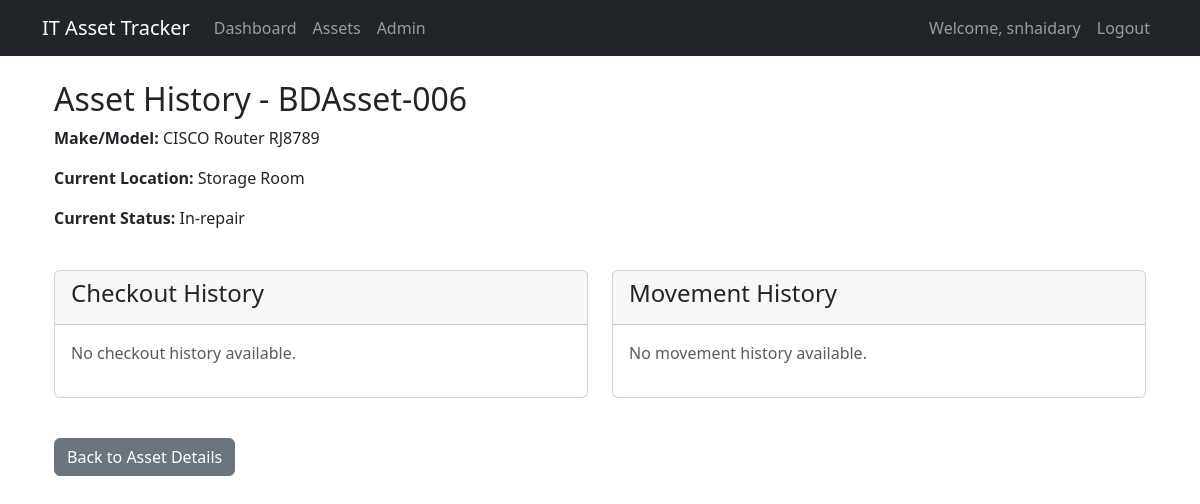
The app's page /assets/7/history/ (signed in), older data.
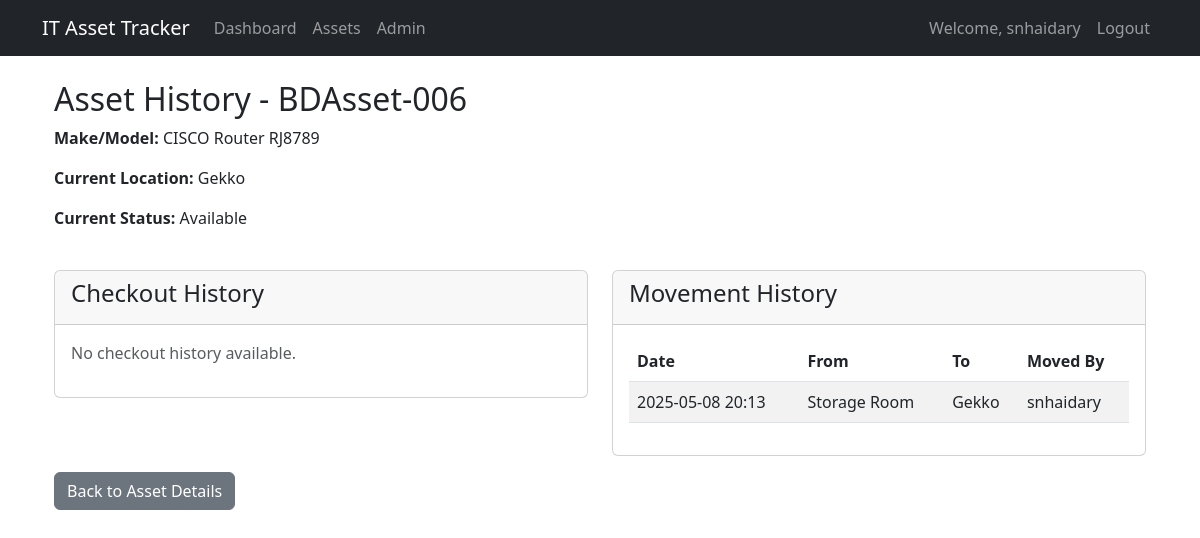
The same page, newer data.
### assets/models.py (models this page shows, shortened)
class Asset(models.Model):
    STATUS_CHOICES = [
        ('ASSIGNED', 'Assigned'),
        ('AVAILABLE', 'Available'),
        ('IN_REPAIR', 'In-repair'),
        ('RETIRED', 'Retired'),
    ]
    CONDITION_CHOICES = [
        ('WORKING', 'Working'),
        ('SOFTWARE_ISSUE', 'Software-issue'),
        ('HARDWARE_ISSUE', 'Hardware-issue'),
        ('DAMAGED', 'Damaged'),
    ]
    ASSET_TYPE_CHOICES = [
        ('LAPTOP', 'Laptop'),
        ('DESKTOP', 'Desktop'),
        ('MOBILE', 'Mobile'),
        ('TABLET', 'Tablet'),
        ('PRINTER', 'Printer'),
        ('SCANNER', 'Scanner'),
        ('PROJECTOR', 'Projector'),
        ('SERVER', 'Server'),
        ('NETWORK_DEVICE', 'Network Device'),
        ('MONITOR', 'Monitor'),
        ('SCREEN', 'Screen'),
        ('TV', 'TV'),
        ('ROBOTS', 'Robots'),
        ('UPS', 'UPS'),
        ('EXTERNAL_DRIVE', 'External Drive'),
        ('OTHER', 'Other'),
    ]
    OS_CHOICES = [
        ('WINDOWS', 'Windows'),
        ('MACOS', 'macOS'),
        ('LINUX', 'Linux'),
        ('ANDROID', 'Android'),
        ('IOS', 'iOS'),
        ('CHROMEOS', 'ChromeOS'),
        ('HYPEROS', 'HyperOS'),
        ('OTHER', 'Other'),
    ]
    UNIT_CHOICES = [
        ('MB', 'MB'),
        ('GB', 'GB'),
        ('TB', 'TB'),
    ]
    registration_date = models.DateTimeField(default=timezone.now)
    asset_id = models.CharField(max_length=50, unique=True)
    asset_type = models.CharField(max_length=100, choices=ASSET_TYPE_CHOICES)
    make = models.CharField(max_length=100)
    model = models.CharField(max_length=100)
    serial_number = models.CharField(max_length=100, unique=True)
    operating_system = models.CharField(max_length=100, choices=OS_CHOICES)
    processor = models.CharField(max_length=100, blank=True)
    ram = models.IntegerField(validators=[MinValueValidator(0)], blank=True, null=True)
    ram_unit = models.CharField(max_length=2, choices=UNIT_CHOICES, default='GB')
    storage = models.IntegerField(validators=[MinValueValidator(0)], blank=True, null=True)
    storage_unit = models.CharField(max_length=2, choices=UNIT_CHOICES, default='GB')
    location = models.CharField(max_length=200)
    status = models.CharField(max_length=20, choices=STATUS_CHOICES, default='AVAILABLE')
    assignee = models.EmailField(blank=True, null=True)  # Made optional
    condition = models.CharField(max_length=20, choices=CONDITION_CHOICES, default='NEW')
    notes = models.TextField(blank=True)
    class Meta:
        ordering = ['-registration_date']

class AssetMovement(models.Model):
    asset = models.ForeignKey(Asset, on_delete=models.CASCADE, related_name='movements')
    from_location = models.CharField(max_length=100)
    to_location = models.CharField(max_length=100)
    moved_by = models.ForeignKey(User, on_delete=models.CASCADE)
    movement_date = models.DateTimeField(auto_now_add=True)
    reason = models.TextField()
    class Meta:
        ordering = ['-movement_date']

### assets/views.py (the view)
# urls.py: path('<int:pk>/history/', asset_history, name='asset-history'),
@login_required
def asset_history(request, pk):
    asset = get_object_or_404(Asset, pk=pk)
    checkouts = asset.checkouts.all()
    movements = asset.movements.all()
    return render(request, 'assets/asset_history.html', {
        'asset': asset,
        'checkouts': checkouts,
        'movements': movements
    })

### templates/assets/asset_history.html (shortened to what this page needs)
{% extends 'base.html' %}
{% block content %}
<div class="container">
    <div class="row mb-4">
        <div class="col">
            <h2>Asset History - {{ asset.asset_id }}</h2>
            <p><strong>Make/Model:</strong> {{ asset.make }} {{ asset.model }}</p>
            <p><strong>Current Location:</strong> {{ asset.location }}</p>
            <p><strong>Current Status:</strong> {{ asset.get_status_display }}</p>
        </div>
    </div>
    <div class="row">
        <div class="col-md-6">
            <div class="card mb-4">
                <div class="card-header">
                    <h4>Checkout History</h4>
                </div>
                <div class="card-body">
                    {% if checkouts %}
                        <div class="table-responsive">
                            <table class="table table-striped">
                                <thead>
                                    <tr>
                                        <th>Date</th>
                                        <th>User</th>
                                        <th>Expected Return</th>
                                        <th>Actual Return</th>
                                        <th>Status</th>
                                    </tr>
                                </thead>
                                <tbody>
                                    {% for checkout in checkouts %}
                                    <tr>
                                        <td>{{ checkout.checked_out_date|date:"Y-m-d H:i" }}</td>
                                        <td>{{ checkout.checked_out_by }}</td>
                                        <td>{{ checkout.expected_return_date|date:"Y-m-d H:i" }}</td>
                                        <td>{{ checkout.actual_return_date|date:"Y-m-d H:i"|default:"-" }}</td>
                                        <td>{{ checkout.get_status_display }}</td>
                                    </tr>
                                    {% endfor %}
                                </tbody>
                            </table>
                        </div>
                    {% else %}
                        <p class="text-muted">No checkout history available.</p>
                    {% endif %}
                </div>
            </div>
        </div>
        <div class="col-md-6">
            <div class="card">
                <div class="card-header">
                    <h4>Movement History</h4>
                </div>
                <div class="card-body">
                    {% if movements %}
                        <div class="table-responsive">
                            <table class="table table-striped">
                                <thead>
                                    <tr>
                                        <th>Date</th>
                                        <th>From</th>
                                        <th>To</th>
                                        <th>Moved By</th>
                                    </tr>
                                </thead>
                                <tbody>
                                    {% for movement in movements %}
                                    <tr>
                                        <td>{{ movement.movement_date|date:"Y-m-d H:i" }}</td>
                                        <td>{{ movement.from_location }}</td>
                                        <td>{{ movement.to_location }}</td>
                                        <td>{{ movement.moved_by }}</td>
                                    </tr>
                                    {% endfor %}
                                </tbody>
                            </table>
                        </div>
                    {% else %}
                        <p class="text-muted">No movement history available.</p>
                    {% endif %}
                </div>
            </div>
        </div>
    </div>
    <div class="row mt-3">
        <div class="col">
            <a href="{% url 'asset-detail' asset.pk %}" class="btn btn-secondary">Back to Asset Details</a>
        </div>
    </div>
</div>
{% endblock %}

Row changes from the older to the newer data that the page shows:
changed Asset "BDAsset-006": location "Storage Room" → "Gekko"; status "In-repair" → "Available"
added AssetMovement: movement_date "2025-05-08 20:13", from_location "Storage Room", to_location "Gekko", moved_by "snhaidary"
Text that changed along with them:
text no longer shown: "No movement history available."
text now shown: "Date From To Moved By"
